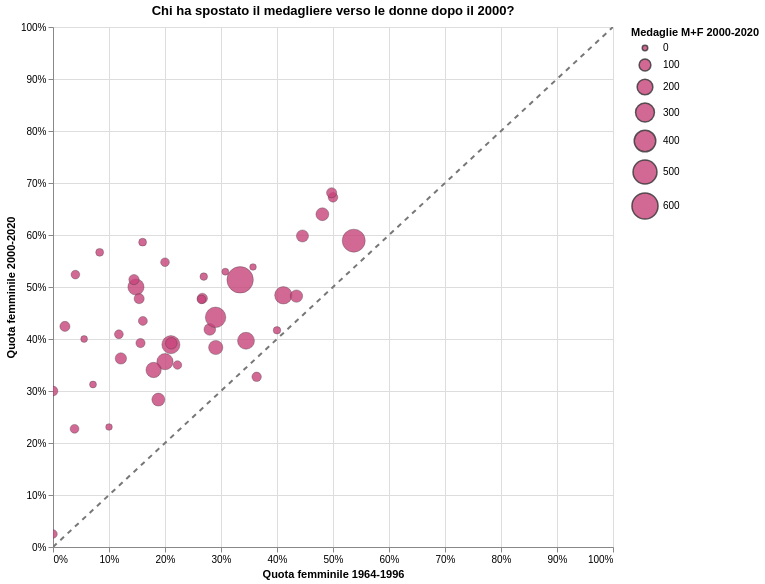

The cell this chart's notebook holds for it:
### Markdown cell above
### La quota femminile per paese: prima e dopo il 2000

La quota aggregata nasconde traiettorie diverse. Confronto la quota femminile di ogni paese nel periodo **1964-1996** con quella del periodo **2000-2020** (almeno 10 medaglie di genere in ciascun periodo). I paesi sopra la diagonale hanno spostato il proprio medagliere verso le donne.

### Code cell
mg = medals_gender.copy()
mg["periodo"] = np.where(mg["year"] <= 1996, "1964-1996", "2000-2020")
per_periodo = mg.groupby(["country_noc", "periodo"], as_index=False)[
    ["medaglie_f", "medaglie_m"]
].sum()
per_periodo["fm"] = per_periodo["medaglie_f"] + per_periodo["medaglie_m"]
per_periodo["quota_f"] = per_periodo["medaglie_f"] / per_periodo["fm"]

early = per_periodo.loc[per_periodo["periodo"] == "1964-1996", ["country_noc", "quota_f", "fm"]]
late = per_periodo.loc[per_periodo["periodo"] == "2000-2020", ["country_noc", "quota_f", "fm"]]
confronto = early.merge(late, on="country_noc", suffixes=("_early", "_late"))
confronto = confronto.loc[(confronto["fm_early"] >= 10) & (confronto["fm_late"] >= 10)].copy()
confronto["paese"] = confronto["country_noc"].map(noc_nome).fillna(confronto["country_noc"])
confronto["delta"] = confronto["quota_f_late"] - confronto["quota_f_early"]

punti_periodi = (
    alt.Chart(confronto)
    .mark_circle(opacity=0.8, stroke="#333333", strokeWidth=0.4, color=COLORE_F)
    .encode(
        x=alt.X("quota_f_early:Q", title="Quota femminile 1964-1996", axis=alt.Axis(format="%")),
        y=alt.Y("quota_f_late:Q", title="Quota femminile 2000-2020", axis=alt.Axis(format="%")),
        size=alt.Size("fm_late:Q", title="Medaglie M+F 2000-2020", scale=alt.Scale(range=[30, 700])),
        tooltip=[
            alt.Tooltip("paese:N", title="Paese"),
            alt.Tooltip("quota_f_early:Q", title="Quota 1964-1996", format=".1%"),
            alt.Tooltip("quota_f_late:Q", title="Quota 2000-2020", format=".1%"),
            alt.Tooltip("delta:Q", title="Variazione", format="+.1%"),
        ],
    )
)
diagonale = (
    alt.Chart(pd.DataFrame({"x": [0.0, 1.0], "y": [0.0, 1.0]}))
    .mark_line(strokeDash=[5, 5], color="#777777")
    .encode(x="x:Q", y="y:Q")
)

periodi_scatter = (diagonale + punti_periodi).properties(
    width=560, height=520,
    title="Chi ha spostato il medagliere verso le donne dopo il 2000?",
).interactive()

periodi_scatter

### Figure 1 — Vega-Lite specification as saved in the notebook (floating-point values rounded to 4 significant figures)
{"config": {"view": {"continuousWidth": 300, "continuousHeight": 300}}, "layer": [{"data": {"name": "data-ea94375ccca1f1b23bd3c91fc4697e4b"}, "mark": {"type": "line", "color": "#777777", "strokeDash": [5, 5]}, "encoding": {"x": {"field": "x", "type": "quantitative"}, "y": {"field": "y", "type": "quantitative"}}, "name": "view_28edad23941d57e8_0"}, {"data": {"name": "data-a6483359e1540849f798184d1d3177a6"}, "mark": {"type": "circle", "color": "#c7437a", "opacity": 0.8, "stroke": "#333333", "strokeWidth": 0.4}, "encoding": {"size": {"field": "fm_late", "scale": {"range": [30, 700]}, "title": "Medaglie M+F 2000-2020", "type": "quantitative"}, "tooltip": [{"field": "paese", "title": "Paese", "type": "nominal"}, {"field": "quota_f_early", "format": ".1%", "title": "Quota 1964-1996", "type": "quantitative"}, {"field": "quota_f_late", "format": ".1%", "title": "Quota 2000-2020", "type": "quantitative"}, {"field": "delta", "format": "+.1%", "title": "Variazione", "type": "quantitative"}], "x": {"axis": {"format": "%"}, "field": "quota_f_early", "title": "Quota femminile 1964-1996", "type": "quantitative"}, "y": {"axis": {"format": "%"}, "field": "quota_f_late", "title": "Quota femminile 2000-2020", "type": "quantitative"}}}], "height": 520, "params": [{"name": "param_1e9efca18e7a2868", "select": {"type": "interval", "encodings": ["x", "y"]}, "bind": "scales", "views": ["view_28edad23941d57e8_0"]}], "title": "Chi ha spostato il medagliere verso le donne dopo il 2000?", "width": 560, "$schema": "https://vega.github.io/schema/vega-lite/v6.4.1.json", "datasets": {"data-ea94375ccca1f1b23bd3c91fc4697e4b": [{"x": 0.0, "y": 0.0}, {"x": 1.0, "y": 1.0}], "data-a6483359e1540849f798184d1d3177a6": [{"country_noc": "AUS", "quota_f_early": 0.4114, "fm_early": 158, "quota_f_late": 0.4841, "fm_late": 252, "paese": "Australia", "delta": 0.07273}, {"country_noc": "AUT", "quota_f_early": 0.3077, "fm_early": 13, "quota_f_late": 0.5294, "fm_late": 17, "paese": "Austria", "delta": 0.2217}, {"country_noc": "BEL", "quota_f_early": 0.2692, "fm_early": 26, "quota_f_late": 0.52, "fm_late": 25, "paese": "Belgium", "delta": 0.2508}, {"country_noc": "BLR", "quota_f_early": 0.2667, "fm_early": 15, "quota_f_late": 0.4783, "fm_late": 69, "paese": "Belarus", "delta": 0.2116}, {"country_noc": "BRA", "quota_f_early": 0.1212, "fm_early": 33, "quota_f_late": 0.3626, "fm_late": 91, "paese": "Brazil", "delta": 0.2414}, {"country_noc": "BUL", "quota_f_early": 0.2651, "fm_early": 166, "quota_f_late": 0.4762, "fm_late": 42, "paese": "Bulgaria", "delta": 0.2111}, {"country_noc": "CAN", "quota_f_early": 0.4455, "fm_early": 110, "quota_f_late": 0.5981, "fm_late": 107, "paese": "Canada", "delta": 0.1527}, {"country_noc": "CHN", "quota_f_early": 0.537, "fm_early": 162, "quota_f_late": 0.5891, "fm_late": 460, "paese": "China", "delta": 0.05209}, {"country_noc": "CUB", "quota_f_early": 0.1881, "fm_early": 101, "quota_f_late": 0.2835, "fm_late": 127, "paese": "Cuba", "delta": 0.09535}, {"country_noc": "CZE", "quota_f_early": 0.3636, "fm_early": 11, "quota_f_late": 0.3273, "fm_late": 55, "paese": "Czechia", "delta": -0.03636}, {"country_noc": "DEN", "quota_f_early": 0.1562, "fm_early": 32, "quota_f_late": 0.3922, "fm_late": 51, "paese": "Denmark", "delta": 0.2359}, {"country_noc": "ESP", "quota_f_early": 0.28, "fm_early": 50, "quota_f_late": 0.4184, "fm_late": 98, "paese": "Spain", "delta": 0.1384}, {"country_noc": "ETH", "quota_f_early": 0.2, "fm_early": 15, "quota_f_late": 0.5476, "fm_late": 42, "paese": "Ethiopia", "delta": 0.3476}, {"country_noc": "FIN", "quota_f_early": 0.05556, "fm_early": 54, "quota_f_late": 0.4, "fm_late": 15, "paese": "Finland", "delta": 0.3444}, {"country_noc": "FRA", "quota_f_early": 0.2, "fm_early": 160, "quota_f_late": 0.3565, "fm_late": 216, "paese": "France", "delta": 0.1565}, {"country_noc": "GBR", "quota_f_early": 0.2105, "fm_early": 152, "quota_f_late": 0.3891, "fm_late": 275, "paese": "Great Britain", "delta": 0.1786}, {"country_noc": "GER", "quota_f_early": 0.3446, "fm_early": 177, "quota_f_late": 0.3966, "fm_late": 237, "paese": "Germany", "delta": 0.05199}, {"country_noc": "GRE", "quota_f_early": 0.1176, "fm_early": 17, "quota_f_late": 0.4091, "fm_late": 44, "paese": "Greece", "delta": 0.2914}, {"country_noc": "HUN", "quota_f_early": 0.2113, "fm_early": 213, "quota_f_late": 0.3918, "fm_late": 97, "paese": "Hungary", "delta": 0.1805}, {"country_noc": "INA", "quota_f_early": 0.4, "fm_early": 10, "quota_f_late": 0.4167, "fm_late": 24, "paese": "Indonesia", "delta": 0.01667}, {"country_noc": "IRI", "quota_f_early": 0.0, "fm_early": 19, "quota_f_late": 0.025, "fm_late": 40, "paese": "Iran", "delta": 0.025}, {"country_noc": "ITA", "quota_f_early": 0.1796, "fm_early": 167, "quota_f_late": 0.3404, "fm_late": 188, "paese": "Italy", "delta": 0.1608}, {"country_noc": "JAM", "quota_f_early": 0.5, "fm_early": 22, "quota_f_late": 0.6724, "fm_late": 58, "paese": "Jamaica", "delta": 0.1724}, {"country_noc": "JPN", "quota_f_early": 0.1481, "fm_early": 189, "quota_f_late": 0.5, "fm_late": 214, "paese": "Japan", "delta": 0.3519}, {"country_noc": "KAZ", "quota_f_early": 0.0, "fm_early": 11, "quota_f_late": 0.3, "fm_late": 60, "paese": "Kazakhstan", "delta": 0.3}, {"country_noc": "KEN", "quota_f_early": 0.02128, "fm_early": 47, "quota_f_late": 0.4242, "fm_late": 66, "paese": "Kenya", "delta": 0.403}, {"country_noc": "KOR", "quota_f_early": 0.2906, "fm_early": 117, "quota_f_late": 0.3836, "fm_late": 159, "paese": "South Korea", "delta": 0.09305}, {"country_noc": "MAR", "quota_f_early": 0.1, "fm_early": 10, "quota_f_late": 0.2308, "fm_late": 13, "paese": "Morocco", "delta": 0.1308}, {"country_noc": "MEX", "quota_f_early": 0.08333, "fm_early": 24, "quota_f_late": 0.5667, "fm_late": 30, "paese": "Mexico", "delta": 0.4833}, {"country_noc": "MGL", "quota_f_early": 0.07143, "fm_early": 14, "quota_f_late": 0.3125, "fm_late": 16, "paese": "Mongolia", "delta": 0.2411}, {"country_noc": "NED", "quota_f_early": 0.481, "fm_early": 79, "quota_f_late": 0.64, "fm_late": 125, "paese": "Netherlands", "delta": 0.159}, {"country_noc": "NGR", "quota_f_early": 0.3571, "fm_early": 14, "quota_f_late": 0.5385, "fm_late": 13, "paese": "Nigeria", "delta": 0.1813}, {"country_noc": "NOR", "quota_f_early": 0.2222, "fm_early": 27, "quota_f_late": 0.35, "fm_late": 40, "paese": "Norway", "delta": 0.1278}, {"country_noc": "NZL", "quota_f_early": 0.1538, "fm_early": 39, "quota_f_late": 0.4776, "fm_late": 67, "paese": "New Zealand", "delta": 0.3238}, {"country_noc": "POL", "quota_f_early": 0.1446, "fm_early": 166, "quota_f_late": 0.5143, "fm_late": 70, "paese": "Poland", "delta": 0.3697}, {"country_noc": "PRK", "quota_f_early": 0.16, "fm_early": 25, "quota_f_late": 0.5862, "fm_late": 29, "paese": "North Korea", "delta": 0.4262}, {"country_noc": "ROU", "quota_f_early": 0.4976, "fm_early": 205, "quota_f_late": 0.6812, "fm_late": 69, "paese": "Romania", "delta": 0.1836}, {"country_noc": "RUS", "quota_f_early": 0.2903, "fm_early": 62, "quota_f_late": 0.4417, "fm_late": 360, "paese": "Russian Federation", "delta": 0.1513}, {"country_noc": "SUI", "quota_f_early": 0.04, "fm_early": 25, "quota_f_late": 0.5238, "fm_late": 42, "paese": "Switzerland", "delta": 0.4838}, {"country_noc": "SWE", "quota_f_early": 0.1605, "fm_early": 81, "quota_f_late": 0.4348, "fm_late": 46, "paese": "Sweden", "delta": 0.2743}, {"country_noc": "TUR", "quota_f_early": 0.03846, "fm_early": 26, "quota_f_late": 0.2273, "fm_late": 44, "paese": "Türkiye", "delta": 0.1888}, {"country_noc": "UKR", "quota_f_early": 0.4348, "fm_early": 23, "quota_f_late": 0.4825, "fm_late": 114, "paese": "Ukraine", "delta": 0.04767}, {"country_noc": "USA", "quota_f_early": 0.3342, "fm_early": 799, "quota_f_late": 0.5138, "fm_late": 617, "paese": "United States", "delta": 0.1796}]}}
